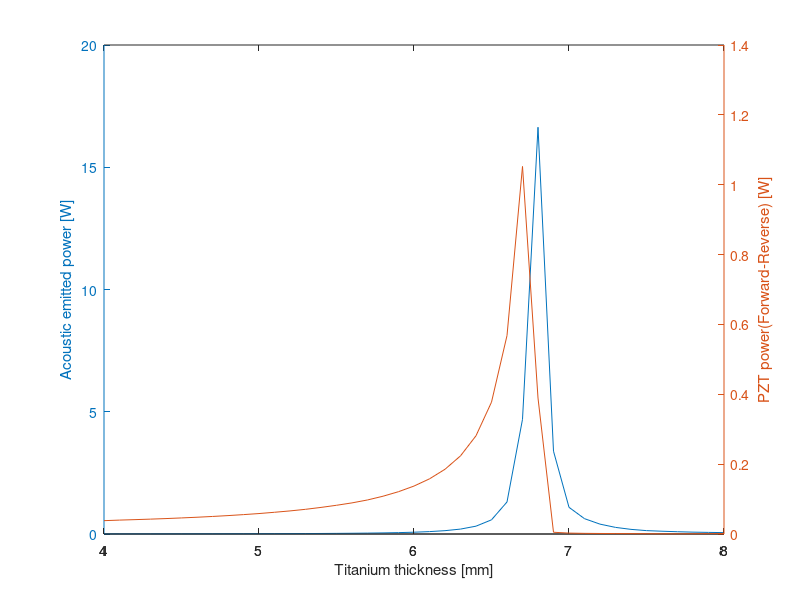
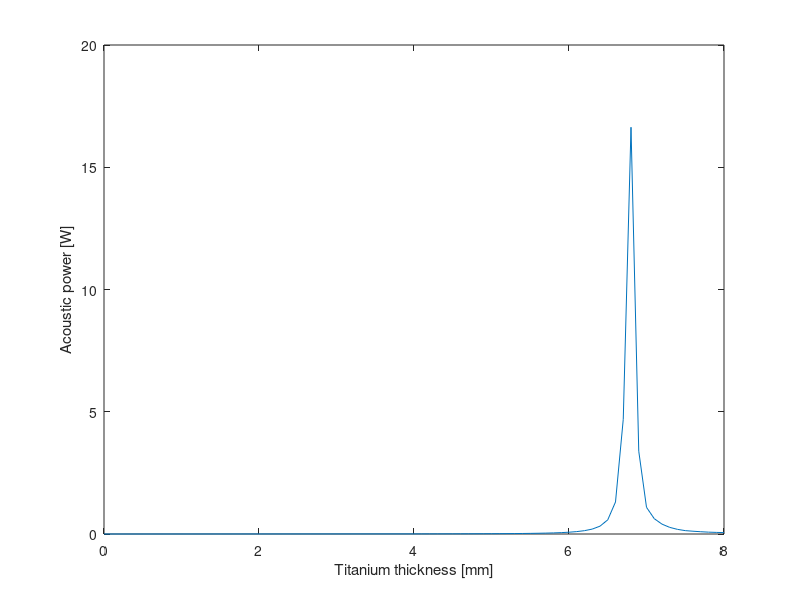
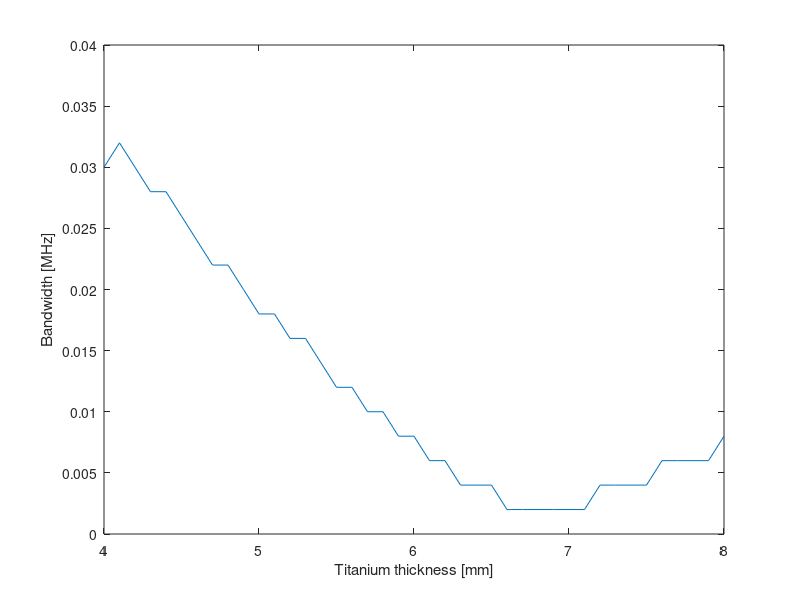

Source code (MATLAB) for these figures, in order: (Note: a time limit stopped this script after it produced the figures.)
%Script to find best thickness of protective layer for optimum transmission of ultrasound, given the requested frequency and the properties of the protective layer
%Layers assumed in the current calculation: PZT- Titanium - water
%Cite the paper: Titanium made ultrasonic reactor with 500KHz resonance
%Written by Shahar Seifer
%(C) copyright 2018, Shahar Seifer

%Code run once to solve symbolically the system of equations
%coefficients of A B C D E and right side of equation
%sym mat matsq d
%mat(1,:)=sym('[-i*k_pzt i*k_pzt,  0,  0,  0,  V*d33/t_pzt]');
%mat(2,:)=sym('[exp(-i*k_pzt*t_pzt),  exp(i*k_pzt*t_pzt),  -exp(-i*k_smd*t_pzt),  -exp(i*k_smd*t_pzt),  0,  0]');
%mat(3,:)=sym('[-i*k_pzt*exp(-i*k_pzt*t_pzt)/s33_pzt,  i*k_pzt*exp(i*k_pzt*t_pzt)/s33_pzt,  i*k_smd*exp(-i*k_smd*t_pzt)/s33_smd,  -i*k_smd*exp(i*k_smd*t_pzt)/s33_smd,  0,  d33*V/t_pzt]'); 
%mat(4,:)=sym('[0,  0,  -i*k_smd*exp(-i*k_smd*(t_pzt+t_smd))/s33_smd,  i*k_smd*exp(i*k_smd*(t_pzt+t_smd))/s33_smd,  +i*k_water*exp(-i*k_water*(t_pzt+t_smd))/s33_water,  0]');
%mat(5,:)=sym('[0,  0,  exp(-i*k_smd*(t_pzt+t_smd)),  exp(i*k_smd*(t_pzt+t_smd)),  -exp(-i*k_water*(t_pzt+t_smd)),  0]');
%matsq=mat(1:5,1:5);
%d=mat(1:5,6);
%ABCDE=matsq^(-1)*d;
%abcde=simplify(ABCDE);
%The result found:
%abcde =
% 
% (V*d33*(k_pzt*k_water*s33_smd^2*exp(k_pzt*t_pzt*2*i + k_smd*t_smd*2*i)*i + k_smd^2*s33_pzt*s33_water*exp(k_pzt*t_pzt*2*i + k_smd*t_smd*2*i)*i - k_pzt*k_water*s33_smd^2*exp(k_pzt*t_pzt*2*i)*i - k_smd^2*s33_pzt*s33_water*exp(k_pzt*t_pzt*2*i)*i + k_pzt*k_water*s33_smd^2*s33_pzt*exp(k_pzt*t_pzt*i)*i + k_pzt*k_smd*s33_smd*s33_water*exp(k_pzt*t_pzt*2*i + k_smd*t_smd*2*i)*i + k_smd*k_water*s33_smd*s33_pzt*exp(k_pzt*t_pzt*2*i + k_smd*t_smd*2*i)*i - k_pzt*k_water*s33_smd^2*s33_pzt*exp(k_pzt*t_pzt*i + k_smd*t_smd*2*i)*i + k_pzt*k_smd*s33_smd*s33_water*exp(k_pzt*t_pzt*2*i)*i + k_smd*k_water*s33_smd*s33_pzt*exp(k_pzt*t_pzt*2*i)*i - k_pzt*k_smd*s33_smd*s33_pzt*s33_water*exp(k_pzt*t_pzt*i)*i - k_pzt*k_smd*s33_smd*s33_pzt*s33_water*exp(k_pzt*t_pzt*i + k_smd*t_smd*2*i)*i))/(k_pzt*t_pzt*(k_pzt*k_water*s33_smd^2 - k_smd^2*s33_pzt*s33_water - k_pzt*k_smd*s33_smd*s33_water + k_smd*k_water*s33_smd*s33_pzt + k_pzt*k_water*s33_smd^2*exp(k_pzt*t_pzt*2*i + k_smd*t_smd*2*i) + k_smd^2*s33_pzt*s33_water*exp(k_pzt*t_pzt*2*i + k_smd*t_smd*2*i) - k_pzt*k_water*s33_smd^2*exp(k_pzt*t_pzt*2*i) - k_pzt*k_water*s33_smd^2*exp(k_smd*t_smd*2*i) - k_smd^2*s33_pzt*s33_water*exp(k_pzt*t_pzt*2*i) + k_smd^2*s33_pzt*s33_water*exp(k_smd*t_smd*2*i) + k_pzt*k_smd*s33_smd*s33_water*exp(k_pzt*t_pzt*2*i + k_smd*t_smd*2*i) + k_smd*k_water*s33_smd*s33_pzt*exp(k_pzt*t_pzt*2*i + k_smd*t_smd*2*i) + k_pzt*k_smd*s33_smd*s33_water*exp(k_pzt*t_pzt*2*i) - k_pzt*k_smd*s33_smd*s33_water*exp(k_smd*t_smd*2*i) + k_smd*k_water*s33_smd*s33_pzt*exp(k_pzt*t_pzt*2*i) + k_smd*k_water*s33_smd*s33_pzt*exp(k_smd*t_smd*2*i)))
% -(V*d33*(k_pzt*k_water*s33_smd^2*i - k_smd^2*s33_pzt*s33_water*i - k_pzt*k_smd*s33_smd*s33_water*i + k_smd*k_water*s33_smd*s33_pzt*i - k_pzt*k_water*s33_smd^2*exp(k_smd*t_smd*2*i)*i + k_smd^2*s33_pzt*s33_water*exp(k_smd*t_smd*2*i)*i - k_pzt*k_water*s33_smd^2*s33_pzt*exp(k_pzt*t_pzt*i)*i + k_pzt*k_water*s33_smd^2*s33_pzt*exp(k_pzt*t_pzt*i + k_smd*t_smd*2*i)*i - k_pzt*k_smd*s33_smd*s33_water*exp(k_smd*t_smd*2*i)*i + k_smd*k_water*s33_smd*s33_pzt*exp(k_smd*t_smd*2*i)*i + k_pzt*k_smd*s33_smd*s33_pzt*s33_water*exp(k_pzt*t_pzt*i)*i + k_pzt*k_smd*s33_smd*s33_pzt*s33_water*exp(k_pzt*t_pzt*i + k_smd*t_smd*2*i)*i))/(k_pzt*t_pzt*(k_pzt*k_water*s33_smd^2 - k_smd^2*s33_pzt*s33_water - k_pzt*k_smd*s33_smd*s33_water + k_smd*k_water*s33_smd*s33_pzt + k_pzt*k_water*s33_smd^2*exp(k_pzt*t_pzt*2*i + k_smd*t_smd*2*i) + k_smd^2*s33_pzt*s33_water*exp(k_pzt*t_pzt*2*i + k_smd*t_smd*2*i) - k_pzt*k_water*s33_smd^2*exp(k_pzt*t_pzt*2*i) - k_pzt*k_water*s33_smd^2*exp(k_smd*t_smd*2*i) - k_smd^2*s33_pzt*s33_water*exp(k_pzt*t_pzt*2*i) + k_smd^2*s33_pzt*s33_water*exp(k_smd*t_smd*2*i) + k_pzt*k_smd*s33_smd*s33_water*exp(k_pzt*t_pzt*2*i + k_smd*t_smd*2*i) + k_smd*k_water*s33_smd*s33_pzt*exp(k_pzt*t_pzt*2*i + k_smd*t_smd*2*i) + k_pzt*k_smd*s33_smd*s33_water*exp(k_pzt*t_pzt*2*i) - k_pzt*k_smd*s33_smd*s33_water*exp(k_smd*t_smd*2*i) + k_smd*k_water*s33_smd*s33_pzt*exp(k_pzt*t_pzt*2*i) + k_smd*k_water*s33_smd*s33_pzt*exp(k_smd*t_smd*2*i)))
% -(V*d33*s33_smd*(k_smd*s33_water + k_water*s33_smd)*(- 2*exp(k_pzt*t_pzt*i + k_smd*t_pzt*i + k_smd*t_smd*2*i) + s33_pzt*exp(k_smd*(t_pzt*i + t_smd*2*i)) + s33_pzt*exp(k_pzt*t_pzt*2*i + k_smd*t_pzt*i + k_smd*t_smd*2*i))*i)/(k_pzt*k_water*s33_smd^2*t_pzt - k_smd^2*s33_pzt*s33_water*t_pzt - k_pzt*k_water*s33_smd^2*t_pzt*exp(k_pzt*t_pzt*2*i) - k_pzt*k_water*s33_smd^2*t_pzt*exp(k_smd*t_smd*2*i) - k_smd^2*s33_pzt*s33_water*t_pzt*exp(k_pzt*t_pzt*2*i) + k_smd^2*s33_pzt*s33_water*t_pzt*exp(k_smd*t_smd*2*i) - k_pzt*k_smd*s33_smd*s33_water*t_pzt + k_smd*k_water*s33_smd*s33_pzt*t_pzt + k_pzt*k_water*s33_smd^2*t_pzt*exp(k_pzt*t_pzt*2*i + k_smd*t_smd*2*i) + k_smd^2*s33_pzt*s33_water*t_pzt*exp(k_pzt*t_pzt*2*i + k_smd*t_smd*2*i) + k_pzt*k_smd*s33_smd*s33_water*t_pzt*exp(k_pzt*t_pzt*2*i) - k_pzt*k_smd*s33_smd*s33_water*t_pzt*exp(k_smd*t_smd*2*i) + k_smd*k_water*s33_smd*s33_pzt*t_pzt*exp(k_pzt*t_pzt*2*i) + k_smd*k_water*s33_smd*s33_pzt*t_pzt*exp(k_smd*t_smd*2*i) + k_pzt*k_smd*s33_smd*s33_water*t_pzt*exp(k_pzt*t_pzt*2*i + k_smd*t_smd*2*i) + k_smd*k_water*s33_smd*s33_pzt*t_pzt*exp(k_pzt*t_pzt*2*i + k_smd*t_smd*2*i))
% (V*d33*k_water*s33_smd^2*s33_pzt*i - V*d33*k_water*s33_smd^2*exp(k_pzt*t_pzt*i)*2*i + V*d33*k_smd*s33_smd*s33_water*exp(k_pzt*t_pzt*i)*2*i + V*d33*k_water*s33_smd^2*s33_pzt*exp(k_pzt*t_pzt*2*i)*i - V*d33*k_smd*s33_smd*s33_pzt*s33_water*i - V*d33*k_smd*s33_smd*s33_pzt*s33_water*exp(k_pzt*t_pzt*2*i)*i)/(k_pzt*k_water*s33_smd^2*t_pzt*exp(k_smd*t_pzt*i) - k_smd^2*s33_pzt*s33_water*t_pzt*exp(k_smd*t_pzt*i) - k_pzt*k_smd*s33_smd*s33_water*t_pzt*exp(k_smd*t_pzt*i) + k_smd*k_water*s33_smd*s33_pzt*t_pzt*exp(k_smd*t_pzt*i) - k_pzt*k_water*s33_smd^2*t_pzt*exp(k_pzt*t_pzt*2*i)*exp(k_smd*t_pzt*i) - k_pzt*k_water*s33_smd^2*t_pzt*exp(k_smd*t_pzt*i)*exp(k_smd*t_smd*2*i) - k_smd^2*s33_pzt*s33_water*t_pzt*exp(k_pzt*t_pzt*2*i)*exp(k_smd*t_pzt*i) + k_smd^2*s33_pzt*s33_water*t_pzt*exp(k_smd*t_pzt*i)*exp(k_smd*t_smd*2*i) + k_pzt*k_water*s33_smd^2*t_pzt*exp(k_pzt*t_pzt*2*i)*exp(k_smd*t_pzt*i)*exp(k_smd*t_smd*2*i) + k_smd^2*s33_pzt*s33_water*t_pzt*exp(k_pzt*t_pzt*2*i)*exp(k_smd*t_pzt*i)*exp(k_smd*t_smd*2*i) + k_pzt*k_smd*s33_smd*s33_water*t_pzt*exp(k_pzt*t_pzt*2*i)*exp(k_smd*t_pzt*i) - k_pzt*k_smd*s33_smd*s33_water*t_pzt*exp(k_smd*t_pzt*i)*exp(k_smd*t_smd*2*i) + k_smd*k_water*s33_smd*s33_pzt*t_pzt*exp(k_pzt*t_pzt*2*i)*exp(k_smd*t_pzt*i) + k_smd*k_water*s33_smd*s33_pzt*t_pzt*exp(k_smd*t_pzt*i)*exp(k_smd*t_smd*2*i) + k_pzt*k_smd*s33_smd*s33_water*t_pzt*exp(k_pzt*t_pzt*2*i)*exp(k_smd*t_pzt*i)*exp(k_smd*t_smd*2*i) + k_smd*k_water*s33_smd*s33_pzt*t_pzt*exp(k_pzt*t_pzt*2*i)*exp(k_smd*t_pzt*i)*exp(k_smd*t_smd*2*i))
%  -(V*d33*k_smd*s33_smd*s33_pzt*s33_water*exp(k_smd*t_smd*i)*exp(k_water*t_pzt*i)*exp(k_water*t_smd*i)*2*i - V*d33*k_smd*s33_smd*s33_water*exp(k_pzt*t_pzt*i)*exp(k_smd*t_smd*i)*exp(k_water*t_pzt*i)*exp(k_water*t_smd*i)*4*i + V*d33*k_smd*s33_smd*s33_pzt*s33_water*exp(k_pzt*t_pzt*2*i)*exp(k_smd*t_smd*i)*exp(k_water*t_pzt*i)*exp(k_water*t_smd*i)*2*i)/(k_pzt*k_water*s33_smd^2*t_pzt - k_smd^2*s33_pzt*s33_water*t_pzt - k_pzt*k_water*s33_smd^2*t_pzt*exp(k_pzt*t_pzt*2*i) - k_pzt*k_water*s33_smd^2*t_pzt*exp(k_smd*t_smd*2*i) - k_smd^2*s33_pzt*s33_water*t_pzt*exp(k_pzt*t_pzt*2*i) + k_smd^2*s33_pzt*s33_water*t_pzt*exp(k_smd*t_smd*2*i) - k_pzt*k_smd*s33_smd*s33_water*t_pzt + k_smd*k_water*s33_smd*s33_pzt*t_pzt + k_pzt*k_smd*s33_smd*s33_water*t_pzt*exp(k_pzt*t_pzt*2*i) - k_pzt*k_smd*s33_smd*s33_water*t_pzt*exp(k_smd*t_smd*2*i) + k_smd*k_water*s33_smd*s33_pzt*t_pzt*exp(k_pzt*t_pzt*2*i) + k_smd*k_water*s33_smd*s33_pzt*t_pzt*exp(k_smd*t_smd*2*i) + k_pzt*k_water*s33_smd^2*t_pzt*exp(k_pzt*t_pzt*2*i)*exp(k_smd*t_smd*2*i) + k_smd^2*s33_pzt*s33_water*t_pzt*exp(k_pzt*t_pzt*2*i)*exp(k_smd*t_smd*2*i) + k_pzt*k_smd*s33_smd*s33_water*t_pzt*exp(k_pzt*t_pzt*2*i)*exp(k_smd*t_smd*2*i) + k_smd*k_water*s33_smd*s33_pzt*t_pzt*exp(k_pzt*t_pzt*2*i)*exp(k_smd*t_smd*2*i));

%all mks units
t_smd_vect=0.001*(4:0.1:8);
grand_n=0;
grand_acoustic=zeros(size(t_smd_vect));
grand_pzt=zeros(size(t_smd_vect));
grand_peak=zeros(size(t_smd_vect));
grand_bandwidth=zeros(size(t_smd_vect));
for t_smd=t_smd_vect
    grand_n=grand_n+1;
    V=10; %amplitude of electrical voltage
    d33=265*1e-12; %PZT strngth
    eps33=1200*8.85e-12; %dielectric strength in PZT
    e33=sqrt(0.46*16.6*1e10*eps33);%e33=sqrt(kt*c33D*eps33S)
    s33_pzt=14.2*1e-12;
    t_pzt=4.2*1e-3;%4.2mm for 500KHz
    s33_water=1/(2.15e9);  %=1/[bulk modulus], =1/K , in units m^2/Newton.  c=sqrt(K/ro).
    s33_air=1/(1.4e5);
    s33_smd=1/(100e9);  %=1/[bulk modulus], =1/K , in units m^2/Newton. (also the same for young modulus) 
    c_pzt=4220; %Nt*2
    c_water=1480;
    c_air=340;
    ro_smd=4500; %Titanium
    c_smd=6000;%Titanium (Engineering Toolbox)
    As=1e-4; %transducer area in m^2
    ro_water=1000;  %kg/m^3
    ro_air=1.2;%kg/m^3
    ro_pzt=7800;

    n=0;
    freq_vect=(0.4:0.002:0.6);
    Yvect=zeros(size(freq_vect));
    Yvect_air=zeros(size(freq_vect));
    acoustic_power=zeros(size(freq_vect));
    pzt_forward_reverse_power=zeros(size(freq_vect));
    for freq=freq_vect
    %freq- frequency
    n=n+1;    
    k_pzt=(1-0.1i)*2*pi*freq*1000000/c_pzt;
    k_smd=(1+.1i)*2*pi*freq*1000000/c_smd;
    k_water=2*pi*freq*1000000/c_water;
    k_air=2*pi*freq*1000000/c_air;
    omega=2*pi*freq*1000000;
    E= -(V*d33*k_smd*s33_smd*s33_pzt*s33_water*exp(k_smd*t_smd*i)*exp(k_water*t_pzt*i)*exp(k_water*t_smd*i)*2*i - V*d33*k_smd*s33_smd*s33_water*exp(k_pzt*t_pzt*i)*exp(k_smd*t_smd*i)*exp(k_water*t_pzt*i)*exp(k_water*t_smd*i)*4*i + V*d33*k_smd*s33_smd*s33_pzt*s33_water*exp(k_pzt*t_pzt*2*i)*exp(k_smd*t_smd*i)*exp(k_water*t_pzt*i)*exp(k_water*t_smd*i)*2*i)/(k_pzt*k_water*s33_smd^2*t_pzt - k_smd^2*s33_pzt*s33_water*t_pzt - k_pzt*k_water*s33_smd^2*t_pzt*exp(k_pzt*t_pzt*2*i) - k_pzt*k_water*s33_smd^2*t_pzt*exp(k_smd*t_smd*2*i) - k_smd^2*s33_pzt*s33_water*t_pzt*exp(k_pzt*t_pzt*2*i) + k_smd^2*s33_pzt*s33_water*t_pzt*exp(k_smd*t_smd*2*i) - k_pzt*k_smd*s33_smd*s33_water*t_pzt + k_smd*k_water*s33_smd*s33_pzt*t_pzt + k_pzt*k_smd*s33_smd*s33_water*t_pzt*exp(k_pzt*t_pzt*2*i) - k_pzt*k_smd*s33_smd*s33_water*t_pzt*exp(k_smd*t_smd*2*i) + k_smd*k_water*s33_smd*s33_pzt*t_pzt*exp(k_pzt*t_pzt*2*i) + k_smd*k_water*s33_smd*s33_pzt*t_pzt*exp(k_smd*t_smd*2*i) + k_pzt*k_water*s33_smd^2*t_pzt*exp(k_pzt*t_pzt*2*i)*exp(k_smd*t_smd*2*i) + k_smd^2*s33_pzt*s33_water*t_pzt*exp(k_pzt*t_pzt*2*i)*exp(k_smd*t_smd*2*i) + k_pzt*k_smd*s33_smd*s33_water*t_pzt*exp(k_pzt*t_pzt*2*i)*exp(k_smd*t_smd*2*i) + k_smd*k_water*s33_smd*s33_pzt*t_pzt*exp(k_pzt*t_pzt*2*i)*exp(k_smd*t_smd*2*i));
    A=(V*d33*(k_pzt*k_water*s33_smd^2*exp(k_pzt*t_pzt*2*i + k_smd*t_smd*2*i)*i + k_smd^2*s33_pzt*s33_water*exp(k_pzt*t_pzt*2*i + k_smd*t_smd*2*i)*i - k_pzt*k_water*s33_smd^2*exp(k_pzt*t_pzt*2*i)*i - k_smd^2*s33_pzt*s33_water*exp(k_pzt*t_pzt*2*i)*i + k_pzt*k_water*s33_smd^2*s33_pzt*exp(k_pzt*t_pzt*i)*i + k_pzt*k_smd*s33_smd*s33_water*exp(k_pzt*t_pzt*2*i + k_smd*t_smd*2*i)*i + k_smd*k_water*s33_smd*s33_pzt*exp(k_pzt*t_pzt*2*i + k_smd*t_smd*2*i)*i - k_pzt*k_water*s33_smd^2*s33_pzt*exp(k_pzt*t_pzt*i + k_smd*t_smd*2*i)*i + k_pzt*k_smd*s33_smd*s33_water*exp(k_pzt*t_pzt*2*i)*i + k_smd*k_water*s33_smd*s33_pzt*exp(k_pzt*t_pzt*2*i)*i - k_pzt*k_smd*s33_smd*s33_pzt*s33_water*exp(k_pzt*t_pzt*i)*i - k_pzt*k_smd*s33_smd*s33_pzt*s33_water*exp(k_pzt*t_pzt*i + k_smd*t_smd*2*i)*i))/(k_pzt*t_pzt*(k_pzt*k_water*s33_smd^2 - k_smd^2*s33_pzt*s33_water - k_pzt*k_smd*s33_smd*s33_water + k_smd*k_water*s33_smd*s33_pzt + k_pzt*k_water*s33_smd^2*exp(k_pzt*t_pzt*2*i + k_smd*t_smd*2*i) + k_smd^2*s33_pzt*s33_water*exp(k_pzt*t_pzt*2*i + k_smd*t_smd*2*i) - k_pzt*k_water*s33_smd^2*exp(k_pzt*t_pzt*2*i) - k_pzt*k_water*s33_smd^2*exp(k_smd*t_smd*2*i) - k_smd^2*s33_pzt*s33_water*exp(k_pzt*t_pzt*2*i) + k_smd^2*s33_pzt*s33_water*exp(k_smd*t_smd*2*i) + k_pzt*k_smd*s33_smd*s33_water*exp(k_pzt*t_pzt*2*i + k_smd*t_smd*2*i) + k_smd*k_water*s33_smd*s33_pzt*exp(k_pzt*t_pzt*2*i + k_smd*t_smd*2*i) + k_pzt*k_smd*s33_smd*s33_water*exp(k_pzt*t_pzt*2*i) - k_pzt*k_smd*s33_smd*s33_water*exp(k_smd*t_smd*2*i) + k_smd*k_water*s33_smd*s33_pzt*exp(k_pzt*t_pzt*2*i) + k_smd*k_water*s33_smd*s33_pzt*exp(k_smd*t_smd*2*i)));
    B=-(V*d33*(k_pzt*k_water*s33_smd^2*i - k_smd^2*s33_pzt*s33_water*i - k_pzt*k_smd*s33_smd*s33_water*i + k_smd*k_water*s33_smd*s33_pzt*i - k_pzt*k_water*s33_smd^2*exp(k_smd*t_smd*2*i)*i + k_smd^2*s33_pzt*s33_water*exp(k_smd*t_smd*2*i)*i - k_pzt*k_water*s33_smd^2*s33_pzt*exp(k_pzt*t_pzt*i)*i + k_pzt*k_water*s33_smd^2*s33_pzt*exp(k_pzt*t_pzt*i + k_smd*t_smd*2*i)*i - k_pzt*k_smd*s33_smd*s33_water*exp(k_smd*t_smd*2*i)*i + k_smd*k_water*s33_smd*s33_pzt*exp(k_smd*t_smd*2*i)*i + k_pzt*k_smd*s33_smd*s33_pzt*s33_water*exp(k_pzt*t_pzt*i)*i + k_pzt*k_smd*s33_smd*s33_pzt*s33_water*exp(k_pzt*t_pzt*i + k_smd*t_smd*2*i)*i))/(k_pzt*t_pzt*(k_pzt*k_water*s33_smd^2 - k_smd^2*s33_pzt*s33_water - k_pzt*k_smd*s33_smd*s33_water + k_smd*k_water*s33_smd*s33_pzt + k_pzt*k_water*s33_smd^2*exp(k_pzt*t_pzt*2*i + k_smd*t_smd*2*i) + k_smd^2*s33_pzt*s33_water*exp(k_pzt*t_pzt*2*i + k_smd*t_smd*2*i) - k_pzt*k_water*s33_smd^2*exp(k_pzt*t_pzt*2*i) - k_pzt*k_water*s33_smd^2*exp(k_smd*t_smd*2*i) - k_smd^2*s33_pzt*s33_water*exp(k_pzt*t_pzt*2*i) + k_smd^2*s33_pzt*s33_water*exp(k_smd*t_smd*2*i) + k_pzt*k_smd*s33_smd*s33_water*exp(k_pzt*t_pzt*2*i + k_smd*t_smd*2*i) + k_smd*k_water*s33_smd*s33_pzt*exp(k_pzt*t_pzt*2*i + k_smd*t_smd*2*i) + k_pzt*k_smd*s33_smd*s33_water*exp(k_pzt*t_pzt*2*i) - k_pzt*k_smd*s33_smd*s33_water*exp(k_smd*t_smd*2*i) + k_smd*k_water*s33_smd*s33_pzt*exp(k_pzt*t_pzt*2*i) + k_smd*k_water*s33_smd*s33_pzt*exp(k_smd*t_smd*2*i)));
    Y=1i*omega*As*(eps33/t_pzt+(e33/V)*(-1i*k_pzt*A*exp(-1i*k_pzt*t_pzt)+1i*k_pzt*B*exp(1i*k_pzt*t_pzt)));
    Yvect(n)=Y;
    acoustic_power(n)=0.5*As*ro_water*c_water*abs(E*conj(E))*(omega)^2;
    pzt_forward_reverse_power(n)=0.5*As*ro_pzt*c_pzt*(abs(A*conj(A))-abs(B*conj(B)))*(omega)^2; %forward-reverse of waves inside pzt
    %special case in air
    A_air=(V*d33*(k_pzt*k_air*s33_smd^2*exp(k_pzt*t_pzt*2*i + k_smd*t_smd*2*i)*i + k_smd^2*s33_pzt*s33_air*exp(k_pzt*t_pzt*2*i + k_smd*t_smd*2*i)*i - k_pzt*k_air*s33_smd^2*exp(k_pzt*t_pzt*2*i)*i - k_smd^2*s33_pzt*s33_air*exp(k_pzt*t_pzt*2*i)*i + k_pzt*k_air*s33_smd^2*s33_pzt*exp(k_pzt*t_pzt*i)*i + k_pzt*k_smd*s33_smd*s33_air*exp(k_pzt*t_pzt*2*i + k_smd*t_smd*2*i)*i + k_smd*k_air*s33_smd*s33_pzt*exp(k_pzt*t_pzt*2*i + k_smd*t_smd*2*i)*i - k_pzt*k_air*s33_smd^2*s33_pzt*exp(k_pzt*t_pzt*i + k_smd*t_smd*2*i)*i + k_pzt*k_smd*s33_smd*s33_air*exp(k_pzt*t_pzt*2*i)*i + k_smd*k_air*s33_smd*s33_pzt*exp(k_pzt*t_pzt*2*i)*i - k_pzt*k_smd*s33_smd*s33_pzt*s33_air*exp(k_pzt*t_pzt*i)*i - k_pzt*k_smd*s33_smd*s33_pzt*s33_air*exp(k_pzt*t_pzt*i + k_smd*t_smd*2*i)*i))/(k_pzt*t_pzt*(k_pzt*k_air*s33_smd^2 - k_smd^2*s33_pzt*s33_air - k_pzt*k_smd*s33_smd*s33_air + k_smd*k_air*s33_smd*s33_pzt + k_pzt*k_air*s33_smd^2*exp(k_pzt*t_pzt*2*i + k_smd*t_smd*2*i) + k_smd^2*s33_pzt*s33_air*exp(k_pzt*t_pzt*2*i + k_smd*t_smd*2*i) - k_pzt*k_air*s33_smd^2*exp(k_pzt*t_pzt*2*i) - k_pzt*k_air*s33_smd^2*exp(k_smd*t_smd*2*i) - k_smd^2*s33_pzt*s33_air*exp(k_pzt*t_pzt*2*i) + k_smd^2*s33_pzt*s33_air*exp(k_smd*t_smd*2*i) + k_pzt*k_smd*s33_smd*s33_air*exp(k_pzt*t_pzt*2*i + k_smd*t_smd*2*i) + k_smd*k_air*s33_smd*s33_pzt*exp(k_pzt*t_pzt*2*i + k_smd*t_smd*2*i) + k_pzt*k_smd*s33_smd*s33_air*exp(k_pzt*t_pzt*2*i) - k_pzt*k_smd*s33_smd*s33_air*exp(k_smd*t_smd*2*i) + k_smd*k_air*s33_smd*s33_pzt*exp(k_pzt*t_pzt*2*i) + k_smd*k_air*s33_smd*s33_pzt*exp(k_smd*t_smd*2*i)));
    B_air=-(V*d33*(k_pzt*k_air*s33_smd^2*i - k_smd^2*s33_pzt*s33_air*i - k_pzt*k_smd*s33_smd*s33_air*i + k_smd*k_air*s33_smd*s33_pzt*i - k_pzt*k_air*s33_smd^2*exp(k_smd*t_smd*2*i)*i + k_smd^2*s33_pzt*s33_air*exp(k_smd*t_smd*2*i)*i - k_pzt*k_air*s33_smd^2*s33_pzt*exp(k_pzt*t_pzt*i)*i + k_pzt*k_air*s33_smd^2*s33_pzt*exp(k_pzt*t_pzt*i + k_smd*t_smd*2*i)*i - k_pzt*k_smd*s33_smd*s33_air*exp(k_smd*t_smd*2*i)*i + k_smd*k_air*s33_smd*s33_pzt*exp(k_smd*t_smd*2*i)*i + k_pzt*k_smd*s33_smd*s33_pzt*s33_air*exp(k_pzt*t_pzt*i)*i + k_pzt*k_smd*s33_smd*s33_pzt*s33_air*exp(k_pzt*t_pzt*i + k_smd*t_smd*2*i)*i))/(k_pzt*t_pzt*(k_pzt*k_air*s33_smd^2 - k_smd^2*s33_pzt*s33_air - k_pzt*k_smd*s33_smd*s33_air + k_smd*k_air*s33_smd*s33_pzt + k_pzt*k_air*s33_smd^2*exp(k_pzt*t_pzt*2*i + k_smd*t_smd*2*i) + k_smd^2*s33_pzt*s33_air*exp(k_pzt*t_pzt*2*i + k_smd*t_smd*2*i) - k_pzt*k_air*s33_smd^2*exp(k_pzt*t_pzt*2*i) - k_pzt*k_air*s33_smd^2*exp(k_smd*t_smd*2*i) - k_smd^2*s33_pzt*s33_air*exp(k_pzt*t_pzt*2*i) + k_smd^2*s33_pzt*s33_air*exp(k_smd*t_smd*2*i) + k_pzt*k_smd*s33_smd*s33_air*exp(k_pzt*t_pzt*2*i + k_smd*t_smd*2*i) + k_smd*k_air*s33_smd*s33_pzt*exp(k_pzt*t_pzt*2*i + k_smd*t_smd*2*i) + k_pzt*k_smd*s33_smd*s33_air*exp(k_pzt*t_pzt*2*i) - k_pzt*k_smd*s33_smd*s33_air*exp(k_smd*t_smd*2*i) + k_smd*k_air*s33_smd*s33_pzt*exp(k_pzt*t_pzt*2*i) + k_smd*k_air*s33_smd*s33_pzt*exp(k_smd*t_smd*2*i)));
    Y_air=1i*omega*As*(eps33/t_pzt+(e33/V)*(-1i*k_pzt*A_air*exp(-1i*k_pzt*t_pzt)+1i*k_pzt*B_air*exp(1i*k_pzt*t_pzt)));
    Yvect_air(n)=Y_air;
    end %for freq

    figure(11)
    plot(freq_vect,abs(real(Yvect)),'g-',freq_vect,abs(real(Yvect_air)),'r-')
    xlabel('Frequency [MHz]');
    ylabel('|Real(Y)|  [Simense]');
    legend('water','air')
    title(sprintf('t_{smd}=%.2f  mm',t_smd*1000));

    figure(13)
    [ax h1 h2]=plotyy(freq_vect,acoustic_power,freq_vect,abs(real(Yvect)));
    xlabel('Frequency [MHz]');
    axes(ax(1)); ylabel('Acoustic power [W]');
    axes(ax(2)); ylabel('Electrical G  [Simense]');
    title(sprintf('Simulation %g',t_smd*1000));


    pause (3)
    close(13)
    grand_acoustic(grand_n)=max(acoustic_power);
    grand_pzt(grand_n)=max(pzt_forward_reverse_power);
    grand_peak(grand_n)=mean(freq_vect(acoustic_power==max(acoustic_power)));
    tentative_vector1=freq_vect(freq_vect>grand_peak(grand_n) &  (acoustic_power<=0.5*max(acoustic_power)));
    tentative_vector2=freq_vect(freq_vect<grand_peak(grand_n) &  (acoustic_power<=0.5*max(acoustic_power)));
    if ~isempty(tentative_vector1)
        df1=min(tentative_vector1)-grand_peak(grand_n);
    else
        df1=10;
    end
    if ~isempty(tentative_vector2)
        df2=grand_peak(grand_n)-max(tentative_vector2);
    else
        df2=10;
    end
    grand_bandwidth(grand_n)=min([df1 df2]);
end % for t_smd

figure(3)
[hAx,hLine1,hLine2] =plotyy(t_smd_vect*1000,grand_acoustic,t_smd_vect*1000,grand_pzt);
xlabel('Titanium thickness [mm]');
ylabel(hAx(1),'Acoustic emitted power [W]');
ylabel(hAx(2),'PZT power(Forward-Reverse) [W]');

figure(5)
plot([0 t_smd_vect*1000],[0 grand_acoustic],'-')
xlabel('Titanium thickness [mm]');
ylabel('Acoustic power [W]');

figure(55)
plot([0 t_smd_vect]*k_smd/(2*pi),[0 grand_acoustic],'-')
xlabel('Titanium thickness [wavelength number]');
ylabel('Acoustic power [W]');

figure(6)
plot(t_smd_vect*1000,grand_peak,'-')
xlabel('Titanium thickness [mm]');
ylabel('Resonance Frequnecy [MHz]');

figure(6)
plot(t_smd_vect*1000,grand_bandwidth,'-')
xlabel('Titanium thickness [mm]');
ylabel('Bandwidth [MHz]');
